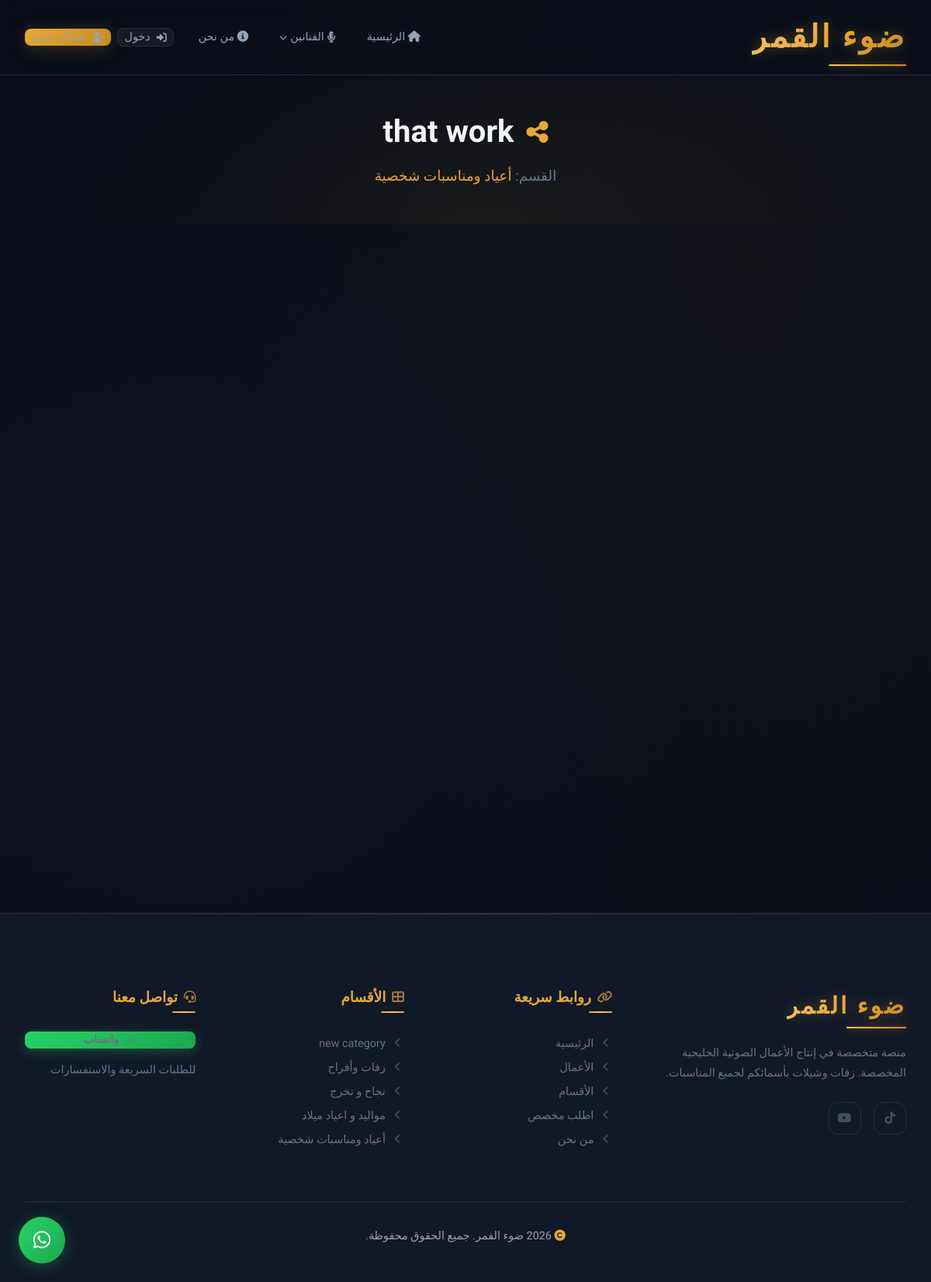
Before: /sample/14 with the older database file.
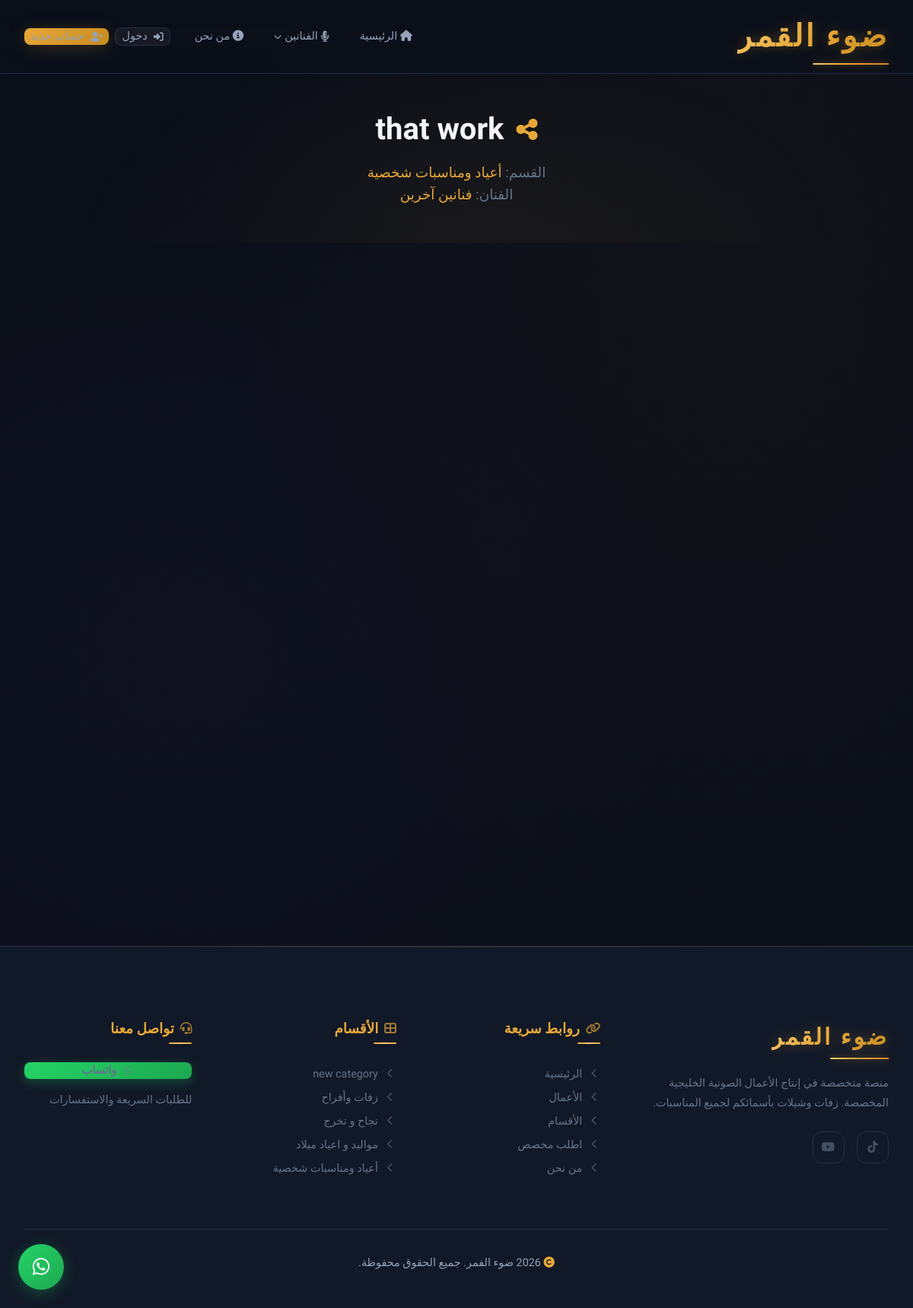
After: the same page with the newer database file.
### app/models.py (models this page shows, shortened)
class Category(db.Model):
    __tablename__ = 'categories'
    id = db.Column(db.Integer, primary_key=True)
    name = db.Column(db.String(100), nullable=False)
    slug = db.Column(db.String(100), unique=True, nullable=False)
    description = db.Column(db.Text, nullable=True)
    icon = db.Column(db.String(50), nullable=True)
    sort_order = db.Column(db.Integer, default=0)
    parent_id = db.Column(db.Integer, db.ForeignKey('categories.id'), nullable=True)
    subcategories = db.relationship(
        'Category',
        backref=db.backref('parent', remote_side=[id]),
        lazy='dynamic'
    )
    samples = db.relationship('Sample', backref='category', lazy='dynamic')

class Singer(db.Model):
    __tablename__ = 'singers'
    id = db.Column(db.Integer, primary_key=True)
    name = db.Column(db.String(120), nullable=False)
    slug = db.Column(db.String(120), unique=True, nullable=False)
    background_image = db.Column(db.String(500), nullable=True)
    sort_order = db.Column(db.Integer, default=0)
    created_at = db.Column(db.DateTime, default=lambda: datetime.now(timezone.utc))
    samples = db.relationship(
        'Sample',
        secondary=sample_singers,
        back_populates='singers',
        lazy='dynamic',
    )

### app/routes/main.py (the view)
@main_bp.route('/sample/<int:sample_id>')
def sample_detail(sample_id):
    sample = (
        Sample.query.options(
            joinedload(Sample.category).joinedload(Category.parent),
            selectinload(Sample.singers),
        )
        .filter_by(id=sample_id)
        .first()
    )
    if sample is None:
        abort(404)
    categories = Category.query.order_by(Category.sort_order).all()
    return render_template('sample.html', sample=sample, categories=categories)

### app/templates/sample.html (shortened to what this page needs)
{% extends "base.html" %}
{% from "macros.html" import back_to_home, sample_card, section_header %}
{% block content %}
<section class="category-hero">
    <div class="container">
        <h1><i class="fas fa-share-nodes"></i> {{ sample.title }}</h1>
        <p>
            <span style="color: var(--text-tertiary);">القسم:</span>
            <a href="{{ url_for('main.category', slug=(sample.category.parent.slug if sample.category.parent else sample.category.slug)) }}" style="color: var(--accent); text-decoration: none;">
                {{ sample.category.parent.name if sample.category.parent else sample.category.name }}
            </a>
            {% if sample.singers %}
            <br>
            <span style="color: var(--text-tertiary);">الفنان:</span>
            {% for singer in sample.singers %}
            <a href="{{ url_for('main.singer', slug=singer.slug) }}" style="color: var(--accent); text-decoration: none;">
                {{ singer.name }}
            </a>{% if not loop.last %}<span style="color: var(--text-dim);">،</span>{% endif %}
            {% endfor %}
            {% endif %}
        </p>
    </div>
</section>
<section class="section">
    <div class="container">
        <div class="samples-grid" style="max-width: 520px; margin: 0 auto;">
        </div>
    </div>
</section>
{% endblock %}

### app/templates/base.html (shortened to what the changed rows need)
<!DOCTYPE html>
<html lang="ar" dir="rtl">
<head>
    <link rel="stylesheet"
          href="https://cdnjs.cloudflare.com/ajax/libs/font-awesome/6.5.1/css/all.min.css"
          onerror="this.onerror=null;this.href='https://cdn.jsdelivr.net/npm/@fortawesome/fontawesome-free@6.5.1/css/all.min.css';" />
    <link rel="stylesheet" href="{{ url_for('static', filename='css/variables.css') }}">
    <link rel="stylesheet" href="{{ url_for('static', filename='css/base.css') }}">
    <link rel="stylesheet" href="{{ url_for('static', filename='css/components.css') }}">
    <link rel="stylesheet" href="{{ url_for('static', filename='css/pages.css') }}">
</head>
<body>
    <main>
        {% block content %}{% endblock %}
    </main>
    <footer class="footer">
        <div class="container">
            <div class="footer-grid">
                <div class="footer-col">
                    <h4 class="footer-col__title"><i class="fas fa-th-large"></i> الأقسام</h4>
                    {% for category in footer_categories %}
                    <a href="{{ url_for('main.category', slug=category.slug) }}"><i class="fas fa-chevron-left"></i> {{ category.name }}</a>
                    {% endfor %}
                </div>
            </div>
        </div>
    </footer>
</body>
</html>

Changed rows visible on the page:
added Singer: name "فنانين آخرين"
Other visible differences:
text now shown: "الفنان:"
